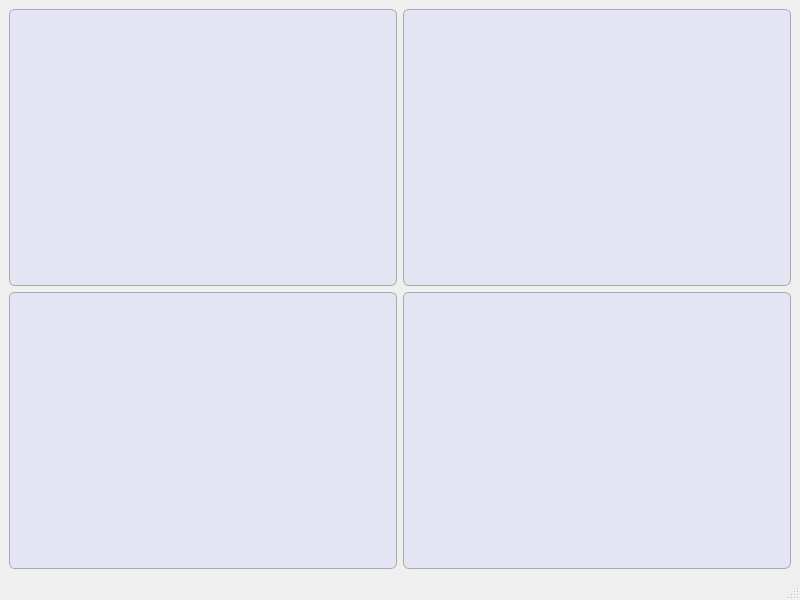
<?xml version="1.0" encoding="UTF-8"?>
<ui version="4.0">
 <class>MainWindow</class>
 <widget class="QMainWindow" name="MainWindow">
  <property name="geometry">
   <rect>
    <x>0</x>
    <y>0</y>
    <width>800</width>
    <height>600</height>
   </rect>
  </property>
  <property name="windowTitle">
   <string>صفحه اصلی</string>
  </property>
  <property name="styleSheet">
   <string notr="true">QPushButton {
    background-color: rgb(228, 229, 244); /* Light gray background */
    border: 1px solid #a9a9a9; /* Darker gray border for a 3D effect */
    border-radius: 6px; /* Rounded corners */
    padding: 5px 10px; /* Padding for a button-like appearance */
    color: black; /* Text color */
    
    /* Subtle gradient for a shiny effect */
    background: qlineargradient(spread:pad, x1:0, y1:0, x2:0, y2:1, 
                                stop:0 #f0f0f0, stop:1 #d3d3d3);
}

QPushButton:hover {
    background-color: #e6e6e6; /* Change to a lighter shade on hover */
    border-color: #b0b0b0; /* Change border color on hover */
}

QPushButton:pressed {
    background-color: #bfbfbf; /* Darker gray when pressed */
    border-color: #808080; /* Slightly darker border when pressed */
}


QWidget {font: 12pt &quot;Segoe UI&quot;;}</string>
  </property>
  <property name="toolButtonStyle">
   <enum>Qt::ToolButtonStyle::ToolButtonTextBesideIcon</enum>
  </property>
  <widget class="QWidget" name="centralwidget">
   <layout class="QGridLayout" name="gridLayout_2">
    <item row="0" column="0">
     <layout class="QGridLayout" name="gridLayout">
      <property name="sizeConstraint">
       <enum>QLayout::SizeConstraint::SetNoConstraint</enum>
      </property>
      <item row="0" column="0">
       <widget class="QPushButton" name="deviceBtn">
        <property name="sizePolicy">
         <sizepolicy hsizetype="Expanding" vsizetype="Expanding">
          <horstretch>0</horstretch>
          <verstretch>0</verstretch>
         </sizepolicy>
        </property>
        <property name="text">
         <string/>
        </property>
        <property name="iconSize">
         <size>
          <width>200</width>
          <height>200</height>
         </size>
        </property>
       </widget>
      </item>
      <item row="0" column="1">
       <widget class="QPushButton" name="productBtn">
        <property name="sizePolicy">
         <sizepolicy hsizetype="Expanding" vsizetype="Expanding">
          <horstretch>0</horstretch>
          <verstretch>0</verstretch>
         </sizepolicy>
        </property>
        <property name="text">
         <string/>
        </property>
        <property name="iconSize">
         <size>
          <width>200</width>
          <height>200</height>
         </size>
        </property>
       </widget>
      </item>
      <item row="1" column="0">
       <widget class="QPushButton" name="customerBtn">
        <property name="sizePolicy">
         <sizepolicy hsizetype="Expanding" vsizetype="Expanding">
          <horstretch>0</horstretch>
          <verstretch>0</verstretch>
         </sizepolicy>
        </property>
        <property name="text">
         <string/>
        </property>
        <property name="iconSize">
         <size>
          <width>200</width>
          <height>200</height>
         </size>
        </property>
       </widget>
      </item>
      <item row="1" column="1">
       <widget class="QPushButton" name="serviceBtn">
        <property name="sizePolicy">
         <sizepolicy hsizetype="Expanding" vsizetype="Expanding">
          <horstretch>0</horstretch>
          <verstretch>0</verstretch>
         </sizepolicy>
        </property>
        <property name="text">
         <string/>
        </property>
       </widget>
      </item>
     </layout>
    </item>
   </layout>
  </widget>
  <widget class="QMenuBar" name="menubar">
   <property name="geometry">
    <rect>
     <x>0</x>
     <y>0</y>
     <width>800</width>
     <height>33</height>
    </rect>
   </property>
  </widget>
  <widget class="QStatusBar" name="statusbar"/>
 </widget>
 <resources/>
 <connections/>
</ui>
